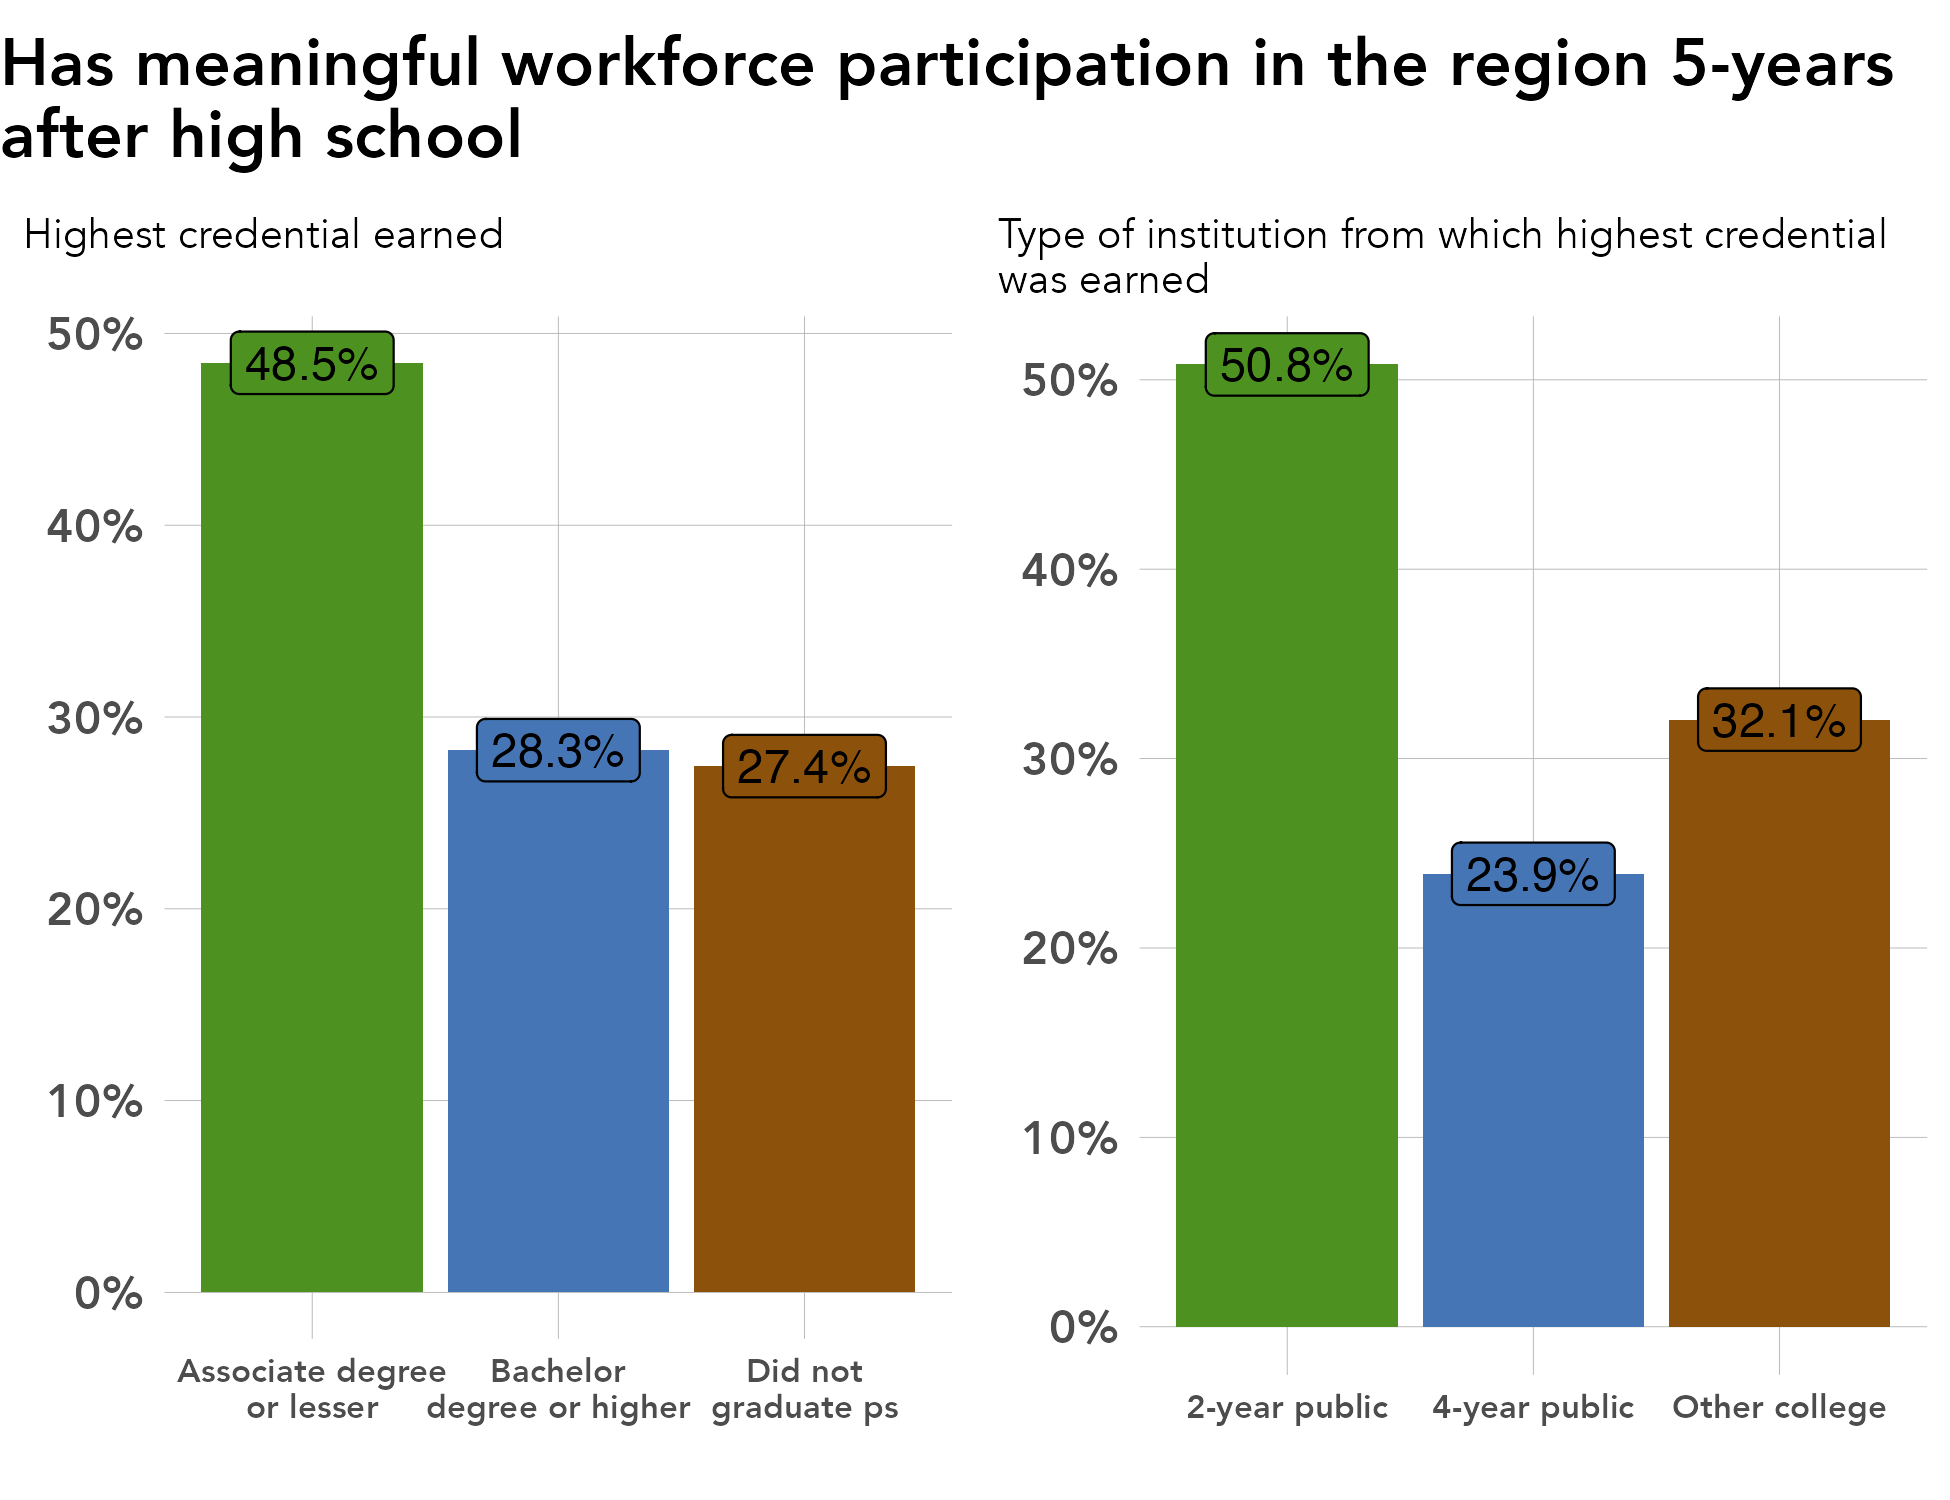

The script that saved this image:
# library -----------------------------------------------------------------
library(tidyverse)
library(sf)
library(ggrepel)
library(scales)
library(ggiraph)
library(rmapshaper)
library(cowplot)
library(RColorBrewer)
library(readxl)
library(lubridate)
library(readxl)
library(systemfonts)
reset_font_cache()
library(ggtext)
library(janitor)
library(cowplot)


rm(list = ls())

# themes ------------------------------------------------------------------
theme_bar <- theme_bw() +
  theme(panel.grid.major = element_line(color = "grey70", size = 0.1),
        panel.grid.minor = element_blank(),
        axis.ticks = element_blank(),
        axis.text = element_text(face = "bold"),
        panel.border = element_blank(),
        legend.background = element_rect(fill = "transparent", color = "transparent"),
        legend.key = element_rect(fill = "transparent"),
        legend.key.size = unit(1, "lines"),
        legend.margin = margin(0,0,0,0),
        legend.title = element_blank(),
        legend.text = element_text(margin = margin(l = 2)),
        text = element_text(family = "Avenir") ,
        plot.title.position = "plot",
        plot.title = element_text(face = "bold"))

theme_line <- theme_bw() +
  theme(legend.background = element_rect(fill = "transparent", color = "transparent"),
        legend.key = element_rect(fill = "transparent"),
        legend.text = element_text(margin = margin(l = 2)),
        panel.grid.minor = element_blank(),
        panel.grid.major = element_line(color = "grey70", size = 0.1),
        axis.ticks = element_blank(),
        axis.text = element_text(face = "bold"),
        panel.border = element_blank(),
        legend.margin = margin(0,0,0,0),
        legend.key.size = unit(1, "lines"),
        text = element_text(family = "Avenir") ,
        plot.title.position = "plot",
        plot.title = element_text(face = "bold"))


theme_sf <- theme_bw() +
  theme(axis.text.x=element_blank(),
        axis.text.y=element_blank(),
        axis.ticks=element_blank(),
        panel.background = element_blank(),
        panel.grid.major = element_line(color = "white"),
        panel.border = element_blank(),
        legend.title = element_blank(),
        legend.text = element_text(margin = margin(l = 2)),
        legend.margin = margin(0,0,0,0),
        legend.key.size = unit(1, "lines"),
        text = element_text(family = "Avenir") ,
        plot.title.position = "plot",
        plot.title = element_text(face = "bold"))

regions <- read_csv("/Users/kellyasche/Library/CloudStorage/GoogleDrive-kasche@ruralmn.org/My Drive/Data Prep/R Projects/Join docs/county_regions.csv") %>%
  select(5,6) %>%
  unique() %>%
  mutate(edr = str_replace(edr, "  ", " "),
         planning.region = str_replace(planning.region, " Minnesota", ""),
         planning.region = fct_relevel(planning.region, "Northwest", "Northeast", "Central", "Seven County Mpls-St Paul", "Southwest", "Southeast"),
         edr = fct_relevel(edr, "EDR 1 - Northwest", "EDR 2 - Headwaters", "EDR 3 - Arrowhead", "EDR 4 - West Central", "EDR 5 - North Central", "EDR 6E- Southwest Central", "EDR 6W- Upper Minnesota Valley", "EDR 7E- East Central", "EDR 7W- Central", "EDR 8 - Southwest", "EDR 9 - South Central", "EDR 10 - Southeast", "EDR 11 - 7 County Twin Cities", "Minnesota"))

counties.regions <- read_csv("/Users/kellyasche/Library/CloudStorage/GoogleDrive-kasche@ruralmn.org/My Drive/Data Prep/R Projects/Join docs/county_regions.csv") %>%
  mutate(countyfp = formatC(countyfp, width = 3, flag = "0"),
         Name = str_to_title(Name),
         Name = str_replace(Name, "Q", "q"),
         Name = str_replace(Name, "Of The", "of the"),
         Name = str_replace(Name, "Mcleod", "McLeod"),
         Dem_Desc = ifelse(Name == "Minnesota", "Minnesota", Dem_Desc) ,
         edr = str_replace(edr, "  ", " "),
         planning.region = str_replace(planning.region, " Minnesota", ""),
         planning.region = fct_relevel(planning.region, "Northwest", "Northeast", "Central", "Seven County Mpls-St Paul", "Southwest", "Southeast"),
         edr = fct_relevel(edr, "EDR 1 - Northwest", "EDR 2 - Headwaters", "EDR 3 - Arrowhead", "EDR 4 - West Central", "EDR 5 - North Central", "EDR 6E- Southwest Central", "EDR 6W- Upper Minnesota Valley", "EDR 7E- East Central", "EDR 7W- Central", "EDR 8 - Southwest", "EDR 9 - South Central", "EDR 10 - Southeast", "EDR 11 - 7 County Twin Cities", "Minnesota"))

color.ruca <- c("Entirely rural" = "#009933", "Town/rural mix" = "#99CC33", "Urban/town/rural mix" = "#CC9966", "Entirely urban" = "#754C29", "Minnesota" = "black")

color.pr <- c("Northwest" = "#4575b4","Northeast" = "grey", "Central" = "#fee090", "Seven County Mpls-St Paul" = "#d73027", "Southwest" = "#91bfdb", "Southeast" = "#fc8d59", "Minnesota" = "black")

color.edr <- c("EDR 1 - Northwest" = "#b3cde3", "EDR 2 - Headwaters" = "#8c96c6", "EDR 3 - Arrowhead" = "#fe9929", "EDR 4 - West Central" = "#8856a7", "EDR 5 - North Central" = "#810f7c", "EDR 6E- Southwest Central" = "#e5f5f9", "EDR 6W- Upper Minnesota Valley" = "#bdc9e1", "EDR 7E- East Central" = "#99d8c9", "EDR 7W- Central" = "#2ca25f", "EDR 8 - Southwest" = "#74a9cf", "EDR 9 - South Central" = "#0570b0", "EDR 10 - Southeast" = "#d7301f", "EDR 11 - 7 County Twin Cities" = "#d8b365", "Minnesota" = "black")

color.pr.edr <- c ("Northwest" = "#4575b4","Northeast" = "#e0f3f8", "Central" = "#fee090", "Seven County Mpls-St Paul" = "#d73027", "Southwest" = "#91bfdb", "Southeast" = "#fc8d59", "Minnesota" = "black", "EDR 1 - Northwest" = "#b3cde3", "EDR 2 - Headwaters" = "#8c96c6", "EDR 3 - Arrowhead" = "#fe9929", "EDR 4 - West Central" = "#8856a7", "EDR 5 - North Central" = "#810f7c", "EDR 6E- Southwest Central" = "#e5f5f9", "EDR 6W- Upper Minnesota Valley" = "#bdc9e1", "EDR 7E- East Central" = "#99d8c9", "EDR 7W- Central" = "#2ca25f", "EDR 8 - Southwest" = "#74a9cf", "EDR 9 - South Central" = "#0570b0", "EDR 10 - Southeast" = "#d7301f", "EDR 11 - 7 County Twin Cities" = "#d8b365")

color.six <- c("#009933", "#4575b4", "grey", "#fee090", "#fc8d59", "#d73027")

mn_counties <- st_read("/Users/kellyasche/Library/CloudStorage/GoogleDrive-kasche@ruralmn.org/My Drive/Data Prep/R Projects/Shapefiles/County shapefiles/MNCounties_MNDOT.shp", quiet = TRUE) %>%
  ms_simplify(keep = .01, keep_shapes = TRUE) %>%
  rename("countyfp" = "FIPS_CODE")

counties.regions.1 <- counties.regions %>%
  mutate(statefp = "27",
         project.pr = ifelse(edr %in% c("EDR 1 - Northwest", "EDR 2 - Headwaters", "EDR 4 - West Central"), "Northwest",
                             ifelse(edr == "EDR 3 - Arrowhead", "Northeast",
                                    ifelse(edr %in% c("EDR 5 - North Central", "EDR 7E- East Central", "EDR 7W- Central"), "Central",
                                           ifelse(edr %in% c("EDR 6E- Southwest Central", "EDR 6W- Upper Minnesota Valley", "EDR 8 - Southwest"), "Southwest",
                                                  ifelse(edr %in% c("EDR 9 - South Central", "EDR 10 - Southeast"), "Southern", as.character(planning.region)))))),
         project.pr = fct_relevel(project.pr, "Northwest", "Northeast", "Central", "Seven County Mpls-St Paul", "Southwest", "Southern"))

# Prep data ---------------------------------------------------------------

original <- read_csv("Data/SLEDS/Masters/Master-report-dataset.csv") 

names(original)

data.highest.cred <- original %>%
  select(grad.year.5, highest.cred.level) %>%
  filter(grad.year.5 != "After 2023") %>%
  filter(grad.year.5 != "Attending ps") %>%
  filter(!highest.cred.level %in% c("Attending ps")) %>%
  mutate(highest.cred.level = ifelse(highest.cred.level %in% c("Associate degree", "Less than Associate Degree"), "Associate degree or lesser credential", highest.cred.level)) %>%
  group_by(highest.cred.level, grad.year.5) %>%
  summarize(n = n()) %>%
  ungroup() %>%
  group_by(highest.cred.level) %>%
  mutate(pct = n / sum(n)) %>%
  ungroup()  %>%
  mutate(grad.year.5 = str_replace(grad.year.5, "No MN emp record, not attending ps", "No MN emp record"),
         grad.year.5 = str_replace(grad.year.5, "Not meaningful, not attending ps", "Not meaningful"),
         grad.year.5 = fct_relevel(grad.year.5, "Meaningful WF - Northeast", "Meaningful WF - MN", "Not meaningful", "No MN emp record"),
         highest.cred.level = fct_relevel(highest.cred.level, "Associate degree or lesser credential", "Bachelor degree or higher",  "Did not graduate ps")) 

data.InstitutionSector <- original %>%
  select(grad.year.5, ps.grad.InstitutionSector) %>%
  filter(grad.year.5 != "After 2023") %>%
  filter(grad.year.5 != "Attending ps") %>%
  filter(!ps.grad.InstitutionSector %in% c("Attending ps", "Did not grad", "Never attended ps")) %>%
  mutate(ps.grad.InstitutionSector = ifelse(ps.grad.InstitutionSector == "1", "4-year public",
                                            ifelse(ps.grad.InstitutionSector == "4", "2-year public",
                                                   ifelse(ps.grad.InstitutionSector == "11", "Other college", ps.grad.InstitutionSector))),
         ps.grad.InstitutionSector = as.factor(ps.grad.InstitutionSector)) %>%
  group_by(ps.grad.InstitutionSector, grad.year.5) %>%
  summarize(n = n()) %>%
  ungroup() %>%
  group_by(ps.grad.InstitutionSector) %>%
  mutate(pct = n / sum(n)) %>%
  ungroup() %>%
  mutate(grad.year.5 = str_replace(grad.year.5, "No MN emp record, not attending ps", "No MN emp record"),
         grad.year.5 = str_replace(grad.year.5, "Not meaningful, not attending ps", "Not meaningful"),
         grad.year.5 = fct_relevel(grad.year.5, "Meaningful WF - Northeast", "Meaningful WF - MN", "Not meaningful", "No MN emp record"))


# Create chart ------------------------------------------------------------
names(data.highest.cred)

highest.cred.plot <- ggplot(data= filter(data.highest.cred, grad.year.5 == "Meaningful WF - Northeast"), aes(highest.cred.level, pct, fill = highest.cred.level)) +
  geom_col(position = "dodge") +
  geom_label(aes(label = percent(pct, accuracy = .1)), show.legend = FALSE, position = position_dodge(width = .9), color = "black", size = 4) +
  labs(x="", y = "", subtitle = "Highest credential earned\n")+
  scale_y_continuous(labels=scales::percent) +
  scale_x_discrete(labels = c("Associate degree\nor lesser", "Bachelor\ndegree or higher", "Did not\ngraduate ps")) +
  scale_fill_manual(values = c("#4d9221", "#4575b4", "#8c510a")) +
  theme_bar+
  theme(legend.position = "none",
        text = element_text(size = 14),
        plot.subtitle = element_text(size = 10),
        axis.text.x = element_text(size = 8))

highest.cred.plot

InstitutionSector.plot <- ggplot(data= filter(data.InstitutionSector, grad.year.5 == "Meaningful WF - Northeast"), aes(ps.grad.InstitutionSector, pct, fill = ps.grad.InstitutionSector)) +
  geom_col(position = "dodge") +
  geom_label(aes(label = percent(pct, accuracy = .1)), show.legend = FALSE, position = position_dodge(width = .9), color = "black", size = 4) +
  labs(x="", y = "", subtitle = "Type of institution from which highest credential\nwas earned")+
  scale_y_continuous(labels=scales::percent) +
  scale_fill_manual(values = c("#4d9221", "#4575b4", "#8c510a")) +
  theme_bar+
  theme(legend.position = "none",
        text = element_text(size = 14),
        plot.subtitle = element_text(size = 10),
        axis.text.x = element_text(size = 8))

InstitutionSector.plot


title <- ggdraw() +
  draw_label("Has meaningful workforce participation in the region 5-years\nafter high school",
             fontfamily = "Avenir",
             fontface = "bold",
             x = 0,
             hjust = 0,
             size = 16)

top <- cowplot::plot_grid(highest.cred.plot, InstitutionSector.plot, ncol = 2, rel_widths = c(1,1))

top

cowplot::plot_grid(title, top, ncol = 1, rel_heights = c(.15, 1))

ggsave(filename = "Charts/Paper report/highest-cred-InstitutionSector-regional-wf.pdf", device = cairo_pdf, dpi = "print", width = 6.5, height = 5)

ggsave(filename = "Charts/Paper report/highest-cred-InstitutionSector-regional-wf.png", dpi = "print", width = 6.5, height = 5)
